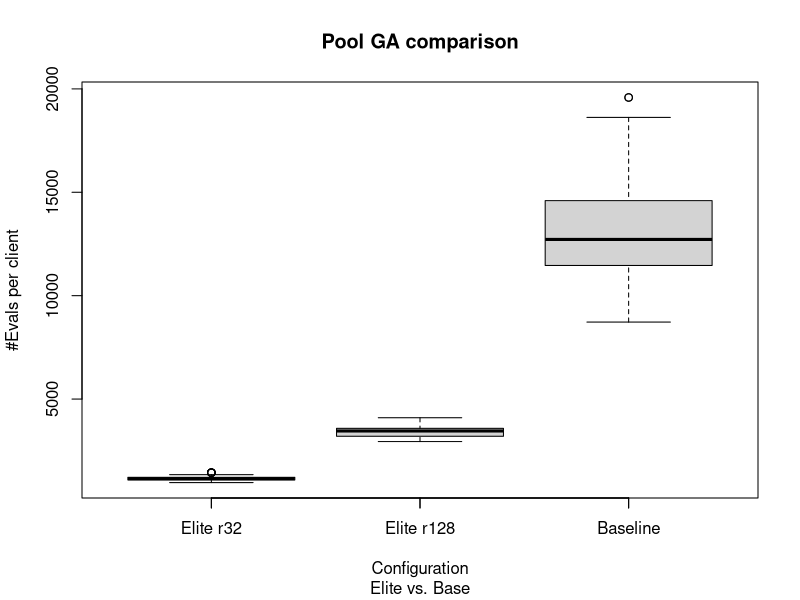

Write the R code that produced this figure.
evals.elite.e.il128.r32.c3.r30 <- read.table('evals-elite-e-il128-r32-c3-r30.dat')
time.elite.e.il128.r32.c3.r30 <- read.table('time-elite-e-il128-r32-c3-r30.dat')
evals.elite.e.irl128.c3.r30 <- read.table('evals-elite-e-irl128-c3-r30.dat')
time.elite.e.irl128.c3.r30 <- read.table('time-elite-e-irl128-c3-r30.dat')
evals.mini.ga.sort.adapt.il128.r32.c3.r30 <- read.table('evals-mini-ga-sort-adapt-il128-r32-c3-r30.dat')
time.mini.ga.sort.adapt.il128.r32.c3.r30 <- read.table('time-mini-ga-sort-adapt-il128-r32-c3-r30.dat')
boxplot( evals.elite.e.il128.r32.c3.r30$V1, evals.elite.e.irl128.c3.r30$V1, evals.mini.ga.sort.adapt.il128.r32.c3.r30$V1, main='Pool GA comparison', sub='Elite vs. Base', xlab='Configuration',ylab='#Evals per client' );
axis(1,at=c(1:3),labels =c('Elite r32','Elite r128','Baseline'))
